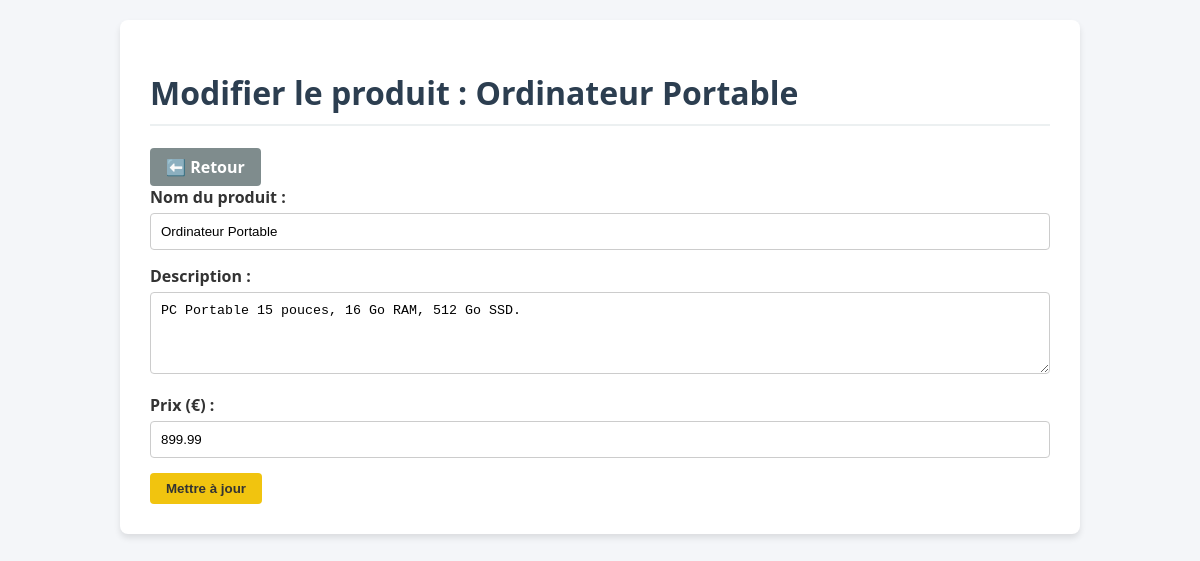
/modifier.php?id=1, run on the app's committed database.
### tables this page shows
CREATE TABLE IF NOT EXISTS produits (
    id INT AUTO_INCREMENT PRIMARY KEY,
    nom VARCHAR(100) NOT NULL,
    description TEXT,
    prix DECIMAL(10, 2) NOT NULL,
    cree_le TIMESTAMP DEFAULT CURRENT_TIMESTAMP
);

### modifier.php (the view, shortened to what this page needs)
<?php
require_once 'db.php';
$id = isset($_GET['id']) ? intval($_GET['id']) : 0;
$stmt = $pdo->prepare("SELECT * FROM produits WHERE id = ?");
$stmt->execute([$id]);
$produit = $stmt->fetch(PDO::FETCH_ASSOC);
?>
<!DOCTYPE html>
<html lang="fr">
<head>
    <link rel="stylesheet" href="style.css">
</head>
<body>
    <div class="container">
        <h1>Modifier le produit : <?= htmlspecialchars($produit['nom']) ?></h1>
        <a href="index.php" class="btn">⬅️ Retour</a>
        <form action="modifier.php?id=<?= $id ?>" method="POST">
            <div class="form-group">
                <label for="nom">Nom du produit :</label>
                <input type="text" id="nom" name="nom" value="<?= htmlspecialchars($produit['nom']) ?>" required>
            </div>
            <div class="form-group">
                <label for="description">Description :</label>
                <textarea id="description" name="description" rows="4"><?= htmlspecialchars($produit['description']) ?></textarea>
            </div>
            <div class="form-group">
                <label for="prix">Prix (€) :</label>
                <input type="number" id="prix" name="prix" step="0.01" min="0" value="<?= htmlspecialchars($produit['prix']) ?>" required>
            </div>
            <button type="submit" class="btn btn-warning">Mettre à jour</button>
        </form>
    </div>
</body>
</html>

### style.css (style rules this page uses)
body { font-family: "Segoe UI", Arial, sans-serif; background-color: #f4f6f9; color: #333; margin: 0; padding: 20px; }
.container { max-width: 900px; margin: 0 auto; background: #fff; padding: 30px; border-radius: 8px; box-shadow: 0 4px 6px rgba(0, 0, 0, 0.1); }
h1 { color: #2c3e50; border-bottom: 2px solid #ecf0f1; padding-bottom: 10px; }
.btn { display: inline-block; padding: 8px 16px; text-decoration: none; border-radius: 4px; font-weight: bold; color: #fff; background-color: #7f8c8d; border: none; cursor: pointer; }
.btn-warning { background-color: #f1c40f; color: #333; }
.form-group { margin-bottom: 15px; }
label { display: block; margin-bottom: 5px; font-weight: bold; }
input[type="text"], input[type="number"], textarea { width: 100%; padding: 10px; box-sizing: border-box; border: 1px solid #ccc; border-radius: 4px; }

### data on the page
produits: nom "Ordinateur Portable", description "PC Portable 15 pouces, 16 Go RAM, 512 Go SSD.", prix "899.99"
